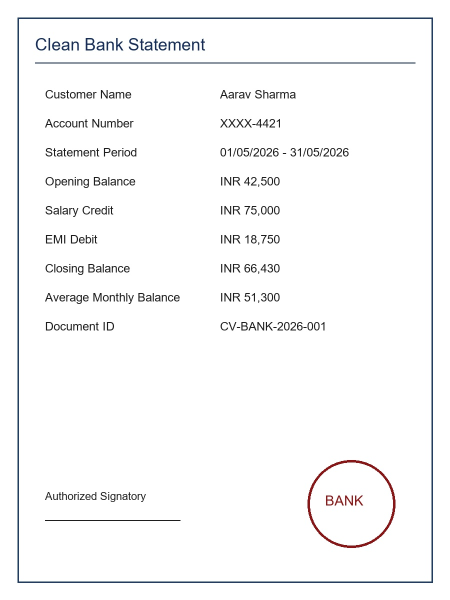
#> input picture sample_documents/genuine/clean_bank_statement_01.jpg, 900 x 1200 px (shown at 1/2 size); its folder holds only this picture in this run
$ python build_kaggle_dataset.py
#> lines starting #> are read from the running program, lines starting #| are printed output that depends on the picture
#> pass 2 of the loop in kaggle_rows, `for split in ["train", "val", "test"]:`:
#> in features_for_image, image is the input picture: PIL image 900x1200 RGB; mean R, G, B 247.7, 247.8, 248.3
### modules/ela.py
from dataclasses import dataclass
from io import BytesIO

import numpy as np
from PIL import Image, ImageChops, ImageEnhance


@dataclass
class ELAResult:
    image: Image.Image
    score: int


def run_ela(image, quality=90):
#> called with quality = 90
    image = image.convert("RGB")

    compressed_bytes = BytesIO()
    image.save(compressed_bytes, "JPEG", quality=quality)
    compressed_bytes.seek(0)
    compressed = Image.open(compressed_bytes).convert("RGB")
    difference = ImageChops.difference(image, compressed)

    extrema = difference.getextrema()
#> extrema = ((0, 30), (0, 23), (0, 33))
    max_difference = max(channel[1] for channel in extrema) or 1
#> max_difference = 33
    scale = 255.0 / max_difference
#> scale = 7.73
    ela_image = ImageEnhance.Brightness(difference).enhance(scale)
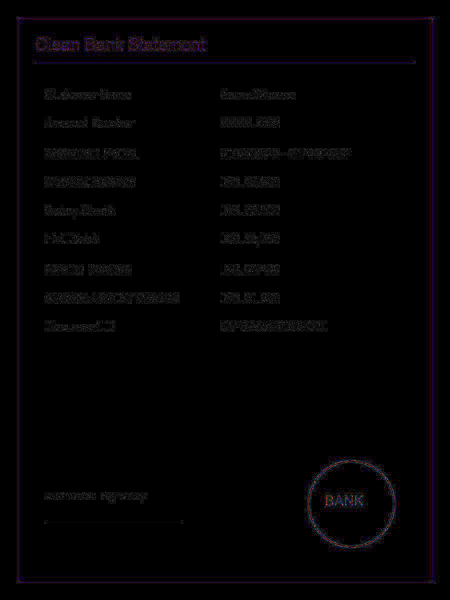
#> ela_image: PIL image 900x1200 RGB (shown at 1/2 size); mean R, G, B 2.9, 1.9, 3

    ela_array = np.array(ela_image)
    score = int(np.percentile(ela_array, 95))
#> score = 15

    return ELAResult(image=ela_image, score=score)

### modules/feature_extraction.py
import re

import numpy as np
from PIL import ImageFilter, ImageStat


AMOUNT_PATTERN = re.compile(r"(?:rs\.?|inr|₹)?\s?(\d{1,3}(?:,\d{3})+|\d+)(?:\.\d{1,2})?", re.I)
DATE_PATTERN = re.compile(r"\b\d{1,2}[-/]\d{1,2}[-/]\d{2,4}\b|\b\d{4}[-/]\d{1,2}[-/]\d{1,2}\b")


def _extract_amounts(text):
#> called with text = ''
    amounts = []
    for match in AMOUNT_PATTERN.findall(text or ""):
        value = match.replace(",", "")
        try:
            amounts.append(float(value))
        except ValueError:
            continue
    return amounts


def _image_features(image):
    if image is None:
        return {
            "image_width": 0.0,
            "image_height": 0.0,
            "image_aspect_ratio": 0.0,
            "image_mean": 0.0,
            "image_std": 0.0,
            "image_entropy": 0.0,
            "image_dark_ratio": 0.0,
            "image_light_ratio": 0.0,
            "image_edge_density": 0.0,
            "red_mean": 0.0,
            "green_mean": 0.0,
            "blue_mean": 0.0,
            "red_std": 0.0,
            "green_std": 0.0,
            "blue_std": 0.0,
        }

    rgb = image.convert("RGB")
    grayscale = image.convert("L")
    array = np.array(grayscale)
    edges = np.array(grayscale.filter(ImageFilter.FIND_EDGES))
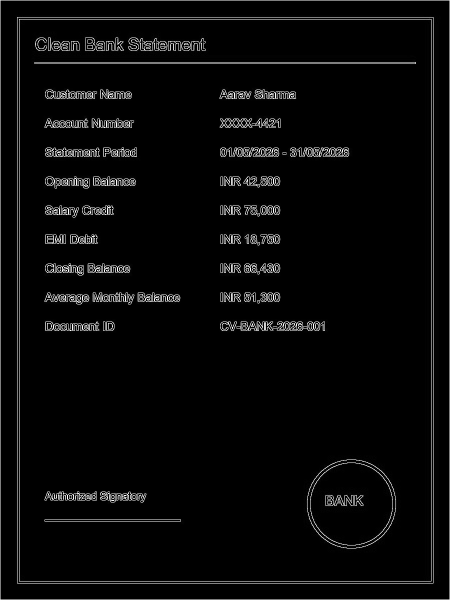
#> edges: shape (1200, 900) (shown at 1/2 size); min 0, max 255, mean 9.2
    color_stat = ImageStat.Stat(rgb)
    return {
        "image_width": float(image.width),
        "image_height": float(image.height),
        "image_aspect_ratio": float(image.width / image.height if image.height else 0),
        "image_mean": float(np.mean(array)),
        "image_std": float(np.std(array)),
        "image_entropy": float(grayscale.entropy()),
        "image_dark_ratio": float(np.mean(array < 40)),
        "image_light_ratio": float(np.mean(array > 215)),
        "image_edge_density": float(np.mean(edges > 30)),
        "red_mean": float(color_stat.mean[0]),
        "green_mean": float(color_stat.mean[1]),
        "blue_mean": float(color_stat.mean[2]),
        "red_std": float(color_stat.stddev[0]),
        "green_std": float(color_stat.stddev[1]),
        "blue_std": float(color_stat.stddev[2]),
    }


def _ela_features(ela_image, ela_score):
    if ela_image is None:
        return {
            "ela_score": float(ela_score),
            "ela_mean": 0.0,
            "ela_std": 0.0,
            "ela_p95": float(ela_score),
            "ela_p99": float(ela_score),
            "ela_max": float(ela_score),
            "ela_high_ratio": 0.0,
        }

    ela_array = np.array(ela_image.convert("L"))
    return {
        "ela_score": float(ela_score),
        "ela_mean": float(np.mean(ela_array)),
        "ela_std": float(np.std(ela_array)),
        "ela_p95": float(np.percentile(ela_array, 95)),
        "ela_p99": float(np.percentile(ela_array, 99)),
        "ela_max": float(np.max(ela_array)),
        "ela_high_ratio": float(np.mean(ela_array > 40)),
    }


def extract_features(
    ocr_text,
    ocr_confidence,
    metadata_flags,
    ela_score,
    image=None,
    ela_image=None,
    file_size_kb=0,
):
    amounts = _extract_amounts(ocr_text)
    dates = DATE_PATTERN.findall(ocr_text or "")
    lowered = (ocr_text or "").lower()
    suspicious_words = ["overwritten", "duplicate", "invalid", "cancelled", "mismatch", "fake"]
    suspicious_keyword_count = sum(1 for word in suspicious_words if word in lowered)

    features = {
        "file_size_kb": float(file_size_kb),
        "metadata_suspicious_count": float(len(metadata_flags)),
        "ocr_text_length": float(len(ocr_text or "")),
        "ocr_confidence": float(ocr_confidence),
        "amount_count": float(len(amounts)),
        "max_amount": float(max(amounts) if amounts else 0),
        "average_amount": float(np.mean(amounts) if amounts else 0),
        "amount_variance": float(np.var(amounts) if len(amounts) > 1 else 0),
        "date_count": float(len(dates)),
        "suspicious_keyword_count": float(suspicious_keyword_count),
    }
    features.update(_ela_features(ela_image, ela_score))
    features.update(_image_features(image))
    return features

### training/build_kaggle_dataset.py
from pathlib import Path
import sys

import pandas as pd
from PIL import Image

sys.path.insert(0, str(Path(__file__).resolve().parents[1]))

from modules.ela import run_ela
from modules.feature_extraction import extract_features


BASE_DIR = Path(__file__).resolve().parents[1]
KAGGLE_DIR = (
    BASE_DIR
    / "external_data"
    / "tampered-documents-balanced-subset"
    / "dataset_copy_paste"
)
FALLBACK_KAGGLE_DIR = (
    BASE_DIR
    / "external_data"
    / "tampered-documents-subset"
    / "dataset_copy_paste"
)
SAMPLE_DIR = BASE_DIR / "sample_documents"
OUTPUT_PATH = BASE_DIR / "training" / "training_features.csv"
IMAGE_EXTENSIONS = {".jpg", ".jpeg", ".png", ".bmp", ".tif", ".tiff"}


def image_has_tamper(mask_path):
    import numpy as np

    mask = Image.open(mask_path).convert("L")
    return int(np.array(mask).sum()) > 0


def features_for_image(path, label, filename_prefix=""):
    file_bytes = path.read_bytes()
    image = Image.open(path).convert("RGB")
    ela = run_ela(image)
    features = extract_features(
        ocr_text="",
        ocr_confidence=0,
        metadata_flags=[],
        ela_score=ela.score,
        image=image,
        ela_image=ela.image,
        file_size_kb=len(file_bytes) / 1024,
    )
#> features = 32 items
    return {"filename": f"{filename_prefix}{path.name}", "label": label, **features}


def kaggle_rows():
    rows = []
    kaggle_dir = KAGGLE_DIR if KAGGLE_DIR.exists() else FALLBACK_KAGGLE_DIR
    for split in ["train", "val", "test"]:
        image_dir = kaggle_dir / split / "images"
        mask_dir = kaggle_dir / split / "masks"
        if not image_dir.exists():
            continue

        for image_path in sorted(image_dir.glob("*")):
            if image_path.suffix.lower() not in IMAGE_EXTENSIONS:
                continue
            mask_path = mask_dir / f"{image_path.stem}_mask.png"
            if not mask_path.exists():
                continue
            label = "tampered" if image_has_tamper(mask_path) else "genuine"
            rows.append(features_for_image(image_path, label, f"kaggle_{split}_"))
    return rows


def sample_rows():
    rows = []
    for label in ["genuine", "tampered"]:
        folder = SAMPLE_DIR / label
        if not folder.exists():
            continue
        for path in sorted(folder.glob("*")):
            if path.suffix.lower() in IMAGE_EXTENSIONS:
                rows.append(features_for_image(path, label, "sample_"))
#> pass 2 of the loop in sample_rows, `for label in ["genuine", "tampered"]:`:
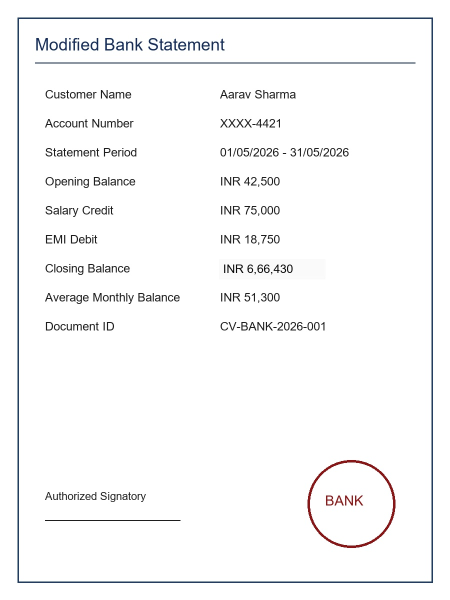
#> input picture sample_documents/tampered/edited_bank_statement_fake_01.jpg, 900 x 1200 px (shown at 1/2 size)
#> in features_for_image, image is the input picture: PIL image 900x1200 RGB; mean R, G, B 247.6, 247.7, 248.1
#> extrema = ((0, 30), (0, 23), (0, 30))
#> max_difference = 30
#> scale = 8.5
#> in run_ela (call 2), `ela_image = ImageEnhance.Brightness(difference).enhance(scale)`:
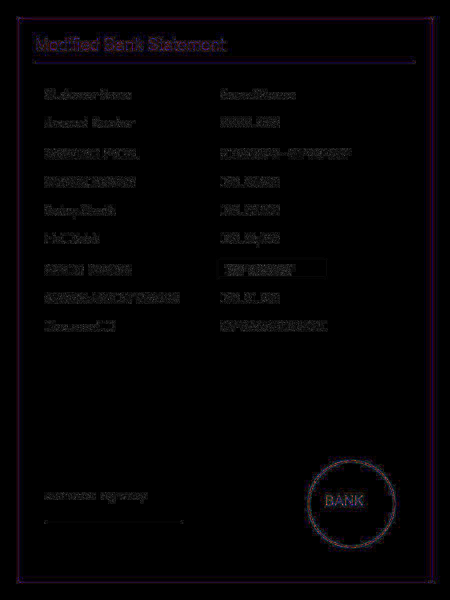
#> ela_image: PIL image 900x1200 RGB (shown at 1/2 size); mean R, G, B 3.2, 2.1, 3.4
#> score = 17
#> in _image_features (call 2), `edges = np.array(grayscale.filter(ImageFilter.FIND_EDGES))`:
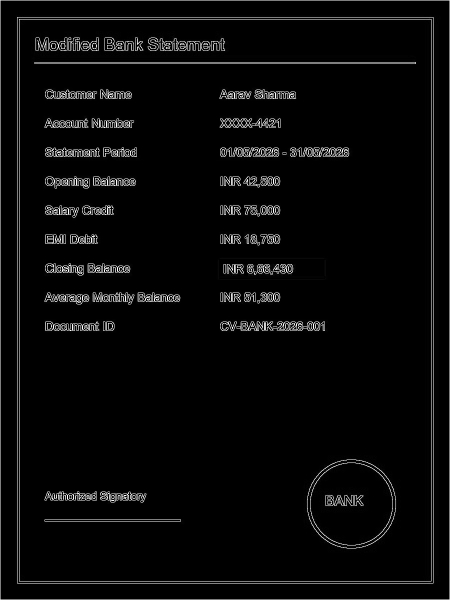
#> edges: shape (1200, 900) (shown at 1/2 size); min 0, max 255, mean 9.3
    return rows


def main():
    rows = kaggle_rows()
    label_counts = pd.Series([row["label"] for row in rows]).value_counts().to_dict()

    rows.extend(sample_rows())

    if len(label_counts) < 2:
        print(
            "Kaggle subset does not contain both classes, "
            "adding local sample images for balance."
        )

    if not rows:
        raise FileNotFoundError(
            "No training images found. Extract Kaggle subset or create sample docs first."
        )

    data = pd.DataFrame(rows)
    OUTPUT_PATH.parent.mkdir(exist_ok=True)
    data.to_csv(OUTPUT_PATH, index=False)
    print(f"Wrote {len(data)} rows to {OUTPUT_PATH}")
    print(data["label"].value_counts())


if __name__ == "__main__":
    main()
